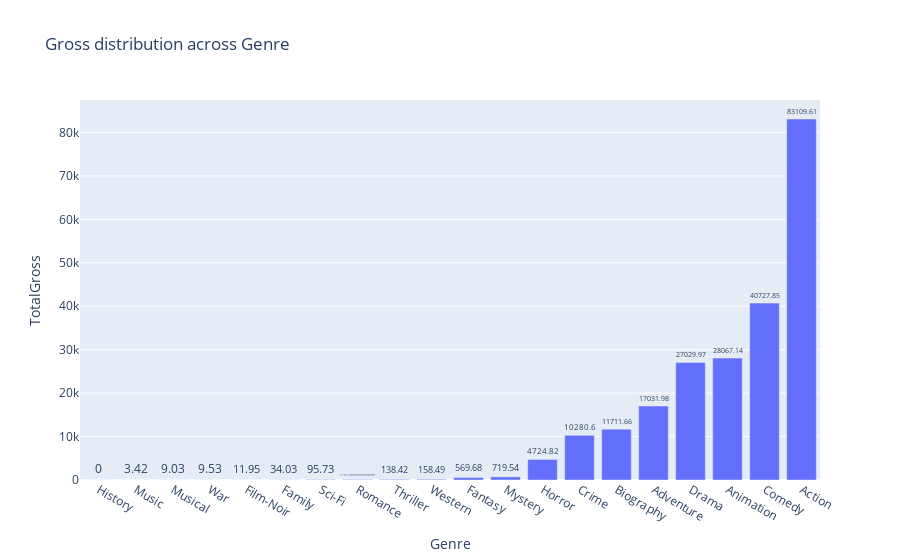

Notebook code cell kept with this figure:
### Code cell
data=go.Bar(y=GenreGross['TotalGross(Million)'],x=GenreGross['Updated Genre'], text=GenreGross['TotalGross(Million)'], textposition='outside')
layout= go.Layout(title='Gross distribution across Genre', xaxis= {'title':'Genre'}, yaxis= {'title':'TotalGross'}, autosize=True)
go.Figure(data,layout)

### Figure 1 — Plotly figure (JSON) as saved in the notebook; plotly's stock layout.template omitted (floating-point values rounded to 4 significant figures)
{"data": [{"text": [0, 3.42, 9.03, 9.53, 11.95, 34.03, 95.73, 114.1, 138.4, 158.5, 569.7, 719.5, 4725.0, 10280.0, 11710.0, 17030.0, 27030.0, 28070.0, 40730.0, 83110.0], "textposition": "outside", "type": "bar", "x": ["History", "Music", "Musical", "War", "Film-Noir", "Family", "Sci-Fi", "Romance", "Thriller", "Western", "Fantasy", "Mystery", "Horror", "Crime", "Biography", "Adventure", "Drama", "Animation", "Comedy", "Action"], "y": [0, 3.42, 9.03, 9.53, 11.95, 34.03, 95.73, 114.1, 138.4, 158.5, 569.7, 719.5, 4725.0, 10280.0, 11710.0, 17030.0, 27030.0, 28070.0, 40730.0, 83110.0]}], "layout": {"autosize": true, "title": {"text": "Gross distribution across Genre"}, "xaxis": {"title": {"text": "Genre"}}, "yaxis": {"title": {"text": "TotalGross"}}}}
